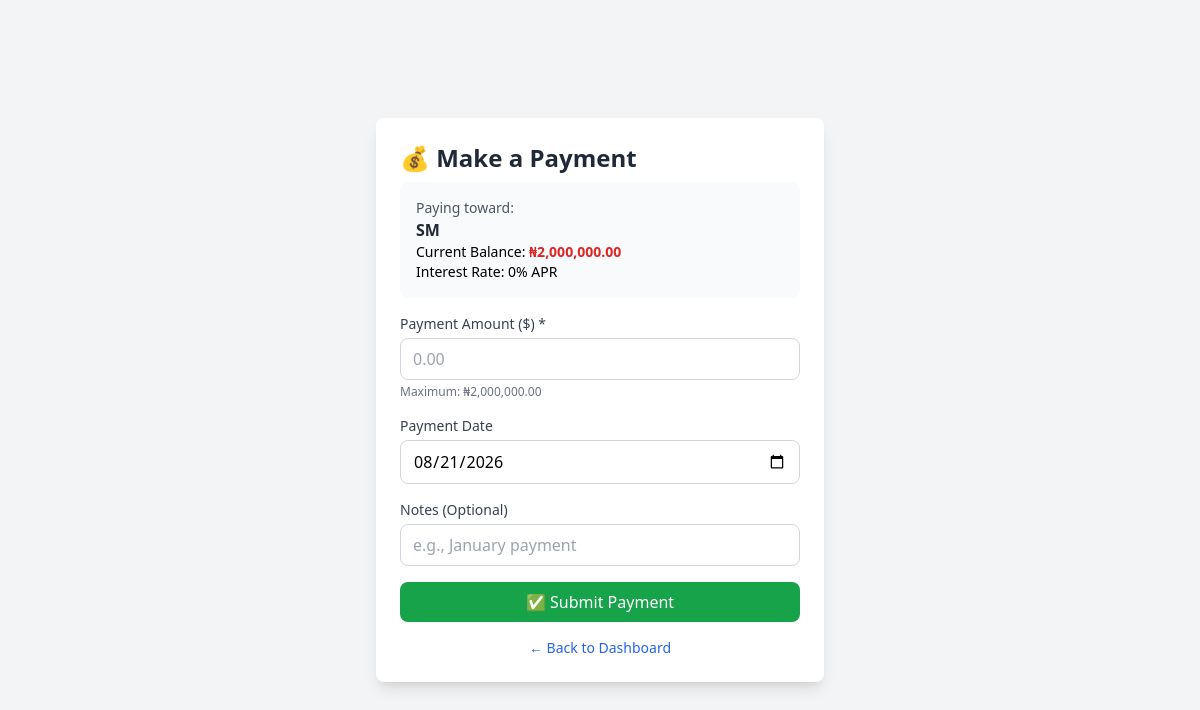
Screenshot of /add-payment.php?id=1 (signed in) with the database file from the repository.
### tables this page shows
CREATE TABLE debts (
        id INTEGER PRIMARY KEY AUTOINCREMENT,
        user_id INTEGER NOT NULL,
        name TEXT NOT NULL,
        balance DECIMAL(10,2) NOT NULL,
        interest_rate DECIMAL(5,2) NOT NULL,
        minimum_payment DECIMAL(10,2) NOT NULL,
        due_date INTEGER NOT NULL,
        created_at DATETIME DEFAULT CURRENT_TIMESTAMP,
        FOREIGN KEY (user_id) REFERENCES users(id) ON DELETE CASCADE
    );

### functions.php (called while the page is built, shortened)
<?php
function get_debt_by_id($pdo, $id, $user_id = null) {
    if ($user_id === null) {
        $user_id = $_SESSION['user_id'];
    }
    $stmt = $pdo->prepare("SELECT * FROM debts WHERE id = ? AND user_id = ?");
    $stmt->execute([$id, $user_id]);
    return $stmt->fetch(PDO::FETCH_ASSOC);
}
function format_currency($amount) {
    return '₦' . number_format($amount, 2);
}
?>

### add-payment.php (the view, shortened to what this page needs)
<?php
require_once 'config.php';
require_once 'functions.php';
$debt_id = $_GET['id'] ?? null;
$debt = null;
if ($debt_id) {
    $debt = get_debt_by_id($pdo, $debt_id);
}
if ($debt_id) {
    $debt = get_debt_by_id($pdo, $debt_id);
}
?>
<!DOCTYPE html>
<html lang="en">
<head>
    <script src="https://cdn.tailwindcss.com"></script>
</head>
<body class="bg-gray-100 min-h-screen flex items-center justify-center p-4">
    <div class="max-w-md w-full bg-white rounded-lg shadow-lg p-6">
        <h2 class="text-2xl font-bold text-gray-800 mb-2">💰 Make a Payment</h2>
        <?php if ($debt): ?>
        <div class="bg-gray-50 rounded-lg p-4 mb-4">
            <p class="text-sm text-gray-600">Paying toward:</p>
            <p class="font-bold text-gray-800"><?php echo htmlspecialchars($debt['name']); ?></p>
            <p class="text-sm">Current Balance: <span class="font-bold text-red-600"><?php echo format_currency($debt['balance']); ?></span></p>
            <p class="text-sm">Interest Rate: <?php echo $debt['interest_rate']; ?>% APR</p>
        </div>
        <form method="POST" class="space-y-4">
            <div>
                <label class="block text-sm font-medium text-gray-700 mb-1">Payment Amount ($) *</label>
                <input type="number" step="0.01" name="amount" required
                       max="<?php echo $debt['balance']; ?>"
                       placeholder="0.00"
                       class="w-full border border-gray-300 rounded-lg px-3 py-2 focus:outline-none focus:ring-2 focus:ring-blue-500">
                <p class="text-xs text-gray-500 mt-1">Maximum: <?php echo format_currency($debt['balance']); ?></p>
            </div>
            <div>
                <label class="block text-sm font-medium text-gray-700 mb-1">Payment Date</label>
                <input type="date" name="payment_date"
                       value="<?php echo date('Y-m-d'); ?>"
                       class="w-full border border-gray-300 rounded-lg px-3 py-2 focus:outline-none focus:ring-2 focus:ring-blue-500">
            </div>
            <div>
                <label class="block text-sm font-medium text-gray-700 mb-1">Notes (Optional)</label>
                <input type="text" name="notes"
                       placeholder="e.g., January payment"
                       class="w-full border border-gray-300 rounded-lg px-3 py-2 focus:outline-none focus:ring-2 focus:ring-blue-500">
            </div>
            <button type="submit" class="w-full bg-green-600 text-white py-2 rounded-lg hover:bg-green-700 transition font-medium">
                ✅ Submit Payment
            </button>
        </form>
        <?php else: ?>
        <div class="bg-red-50 border-l-4 border-red-400 p-4 mb-4">
            <p class="text-red-700">Debt not found or you don't have permission to access it.</p>
        </div>
        <?php endif; ?>
        <a href="index.php" class="block text-center mt-4 text-blue-600 hover:text-blue-800 text-sm">
            ← Back to Dashboard
        </a>
    </div>
</body>
</html>

### rows the page displays
debts: name "SM", balance "₦2,000,000.00", interest_rate "0"
